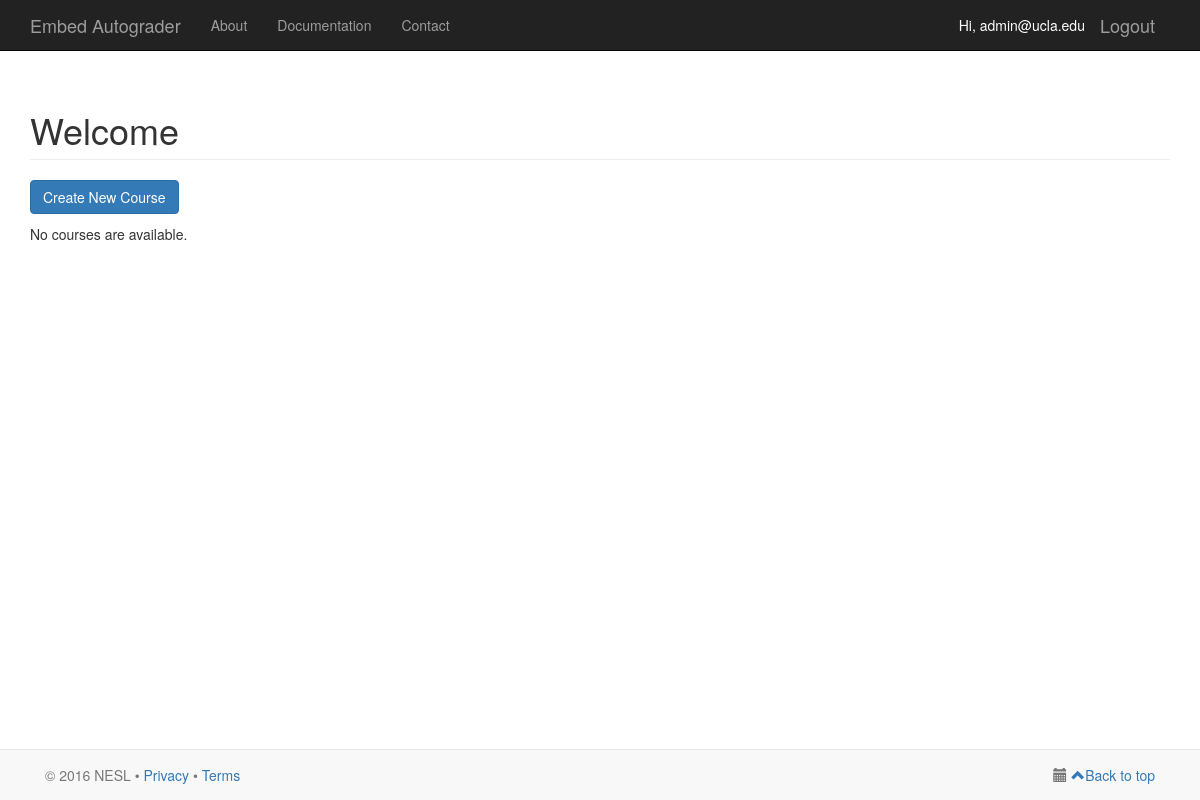
The app's page / (signed in), older data.
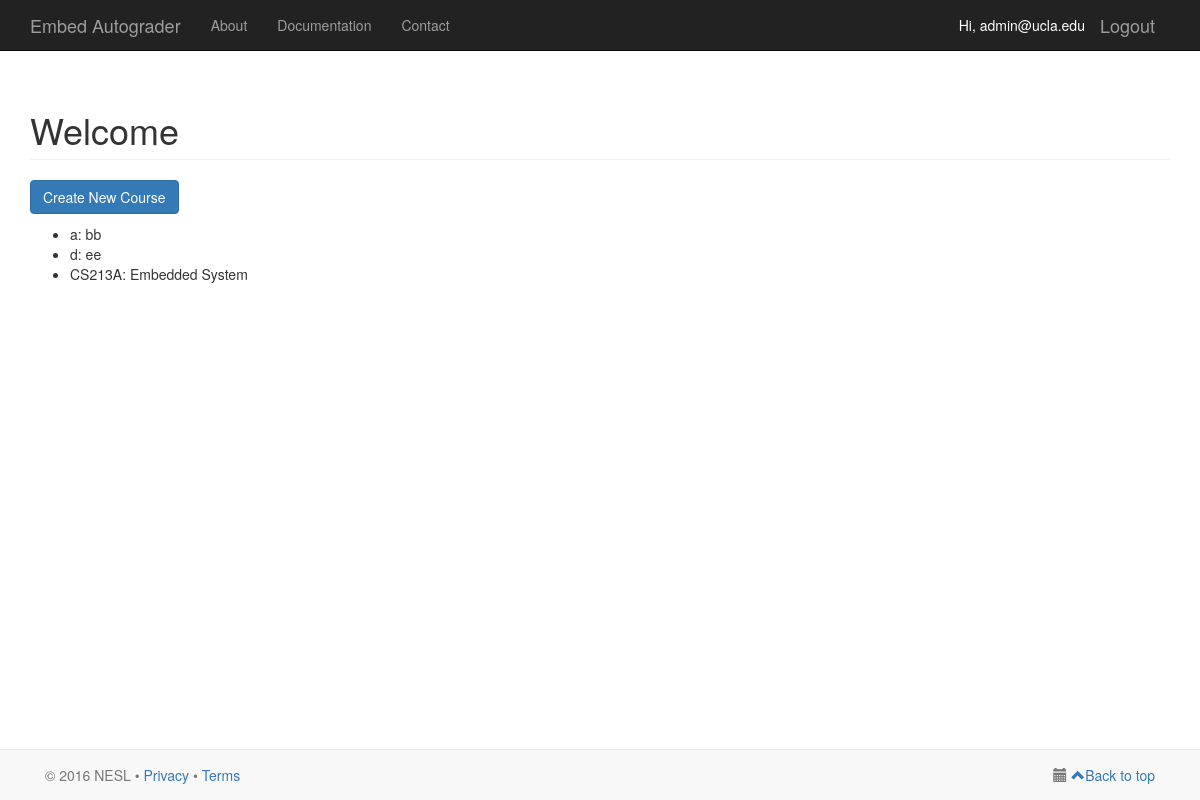
The same page, newer data.
### serapis/models.py (models this page shows)
class Course(models.Model):
    instructor_id = models.ForeignKey(UserProfile, on_delete = models.CASCADE)
    course_code = models.CharField(max_length = 10, default = '')
    name = models.CharField(max_length = 100, default = '')
    description = models.TextField()

### serapis/views.py (the view)
# urls.py: url(r'^$', views.homepage, name='homepage'),
@login_required(login_url='/login/')
def homepage(request):
    username = request.user
    user = User.objects.filter(username=username)[0]
    user_profile = UserProfile.objects.filter(user=user)[0]
    course_list = Course.objects.filter(instructor_id=user_profile)
    template_context = {
            'user_profile': user_profile,
            'myuser': request.user,
            'course_list': course_list,
    }
    return render(request, 'serapis/homepage.html', template_context)

### serapis/templates/serapis/homepage.html (shortened to what this page needs)
{% extends 'serapis/base.html' %}
{% load staticfiles %}
{% block content %}
    <div class="container">
        <h1 class="page-header">Welcome</h1>
        {% if user_profile.user_role == user_profile.ROLE_SUPER_USER or user_profile.user_role == user_profile.ROLE_INSTRUCTOR or user_profile.user_role == user_profile.ROLE_TA %}
            <p>
                <a href="/create-course/" class="btn btn-primary">Create New Course</a>
            </p>
        {% endif %}
        {% if course_list %}
            <ul>
                {% for course in course_list %}
                    <li>{{ course.course_code }}: {{ course.name }}</li>
                {% endfor %}
            </ul>
        {% else %}
            <p>No courses are available.</p>
        {% endif %}
    </div>
{% endblock %}

### serapis/templates/serapis/base.html (shortened to what this page needs)
{% load staticfiles %}
<!DOCTYPE html>
<html lang="en">
    <head>
        <link href="{% static 'bootstrap/css/bootstrap.min.css' %}" rel="stylesheet">
        <link rel="stylesheet" href="//maxcdn.bootstrapcdn.com/font-awesome/4.3.0/css/font-awesome.min.css">
    </head>
    <body>
        <nav class="navbar navbar-inverse navbar-fixed-top" role="navigation">
            <div class="container">
                <div class="navbar-header">
                    <a class="navbar-brand" href="{% url 'homepage' %}">Embed Autograder</a>
                </div>
                {% if myuser.is_authenticated %}
                    <a href="{% url 'logout' %}" class="navbar-brand pull-right">Logout</a>
                    <span class="navbar-brand pull-right" style="font-size:14px; color:white">Hi, {{ myuser.username }}</span>
                {% endif %}
                <div class="collapse navbar-collapse" id="bs-example-navbar-collapse-1">
                    <ul class="nav navbar-nav">
                        <li><a href="#">About</a></li>
                        <li><a href="#">Documentation</a></li>
                        <li><a href="#">Contact</a></li>
                    </ul>
                </div>
            </div>
        </nav>
        {% block content %}
        {% endblock %}
        <div class="navbar navbar-default navbar-fixed-bottom">
        <div class="container">
            <p class="navbar-text pull-left">© 2016 NESL •
                <a href="http://nesl.ee.ucla.edu/privacy">Privacy</a>
                <span>•</span>
                <a href="http://nesl.ee.ucla.edu/terms">Terms</a>
            </p>
            <div class="navbar-text pull-right">
                <i class="glyphicon glyphicon-calendar" aria-hidden="true"></i>
                <a href="#Top"><span class="glyphicon-class glyphicon glyphicon-chevron-up"></span>Back to top</a>
            </div>
        </div>
    </body>
</html>

### serapis/templates/serapis/base.html (style rules this page uses)
body { padding-top: 70px; }

Row changes from the older to the newer data that the page shows:
added Course: course_code "a", name "bb"
added Course: course_code "d", name "ee"
added Course: course_code "CS213A", name "Embedded System"
Text that changed along with them:
text no longer shown: "No courses are available."
